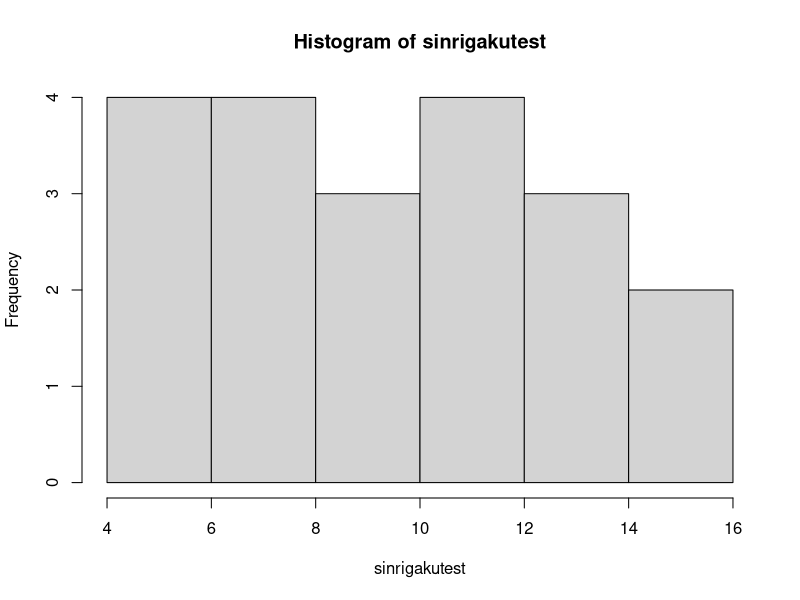
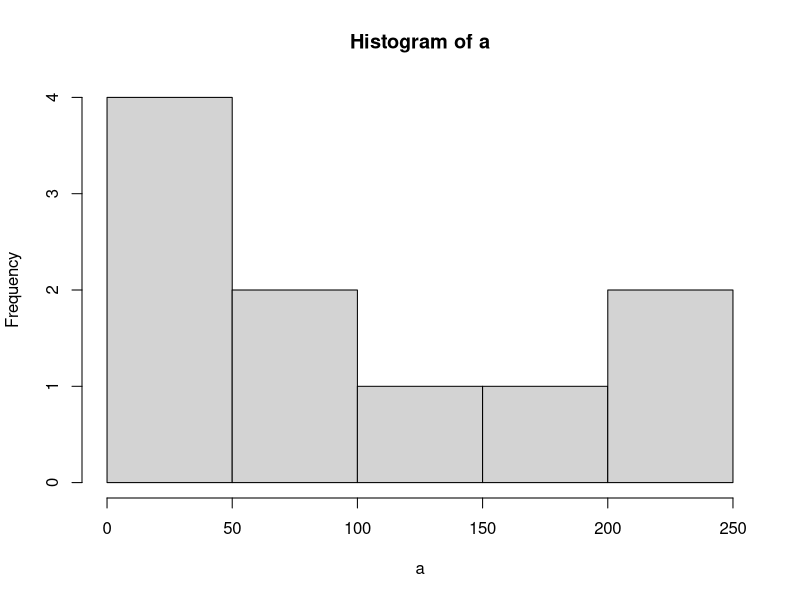
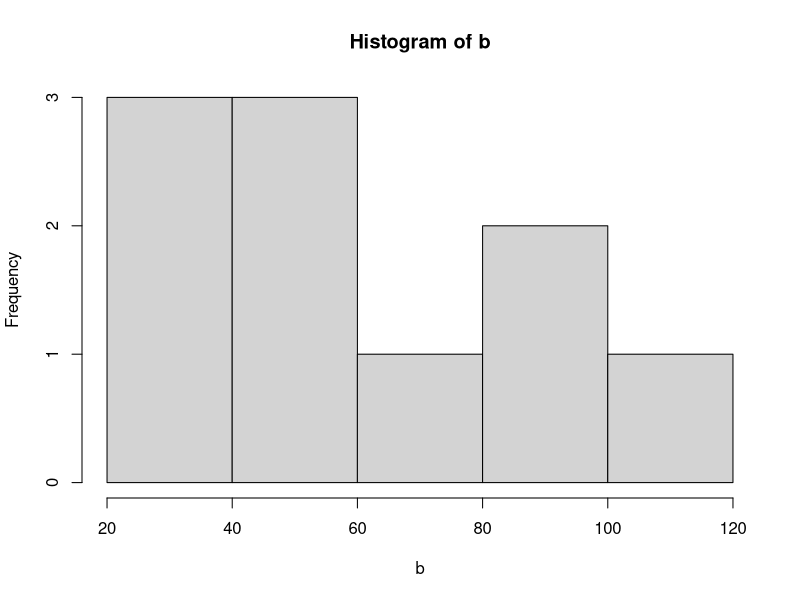

The R source for these figures, in order:
sidouhou <- c("C","B","B","A","B","C","A","D","D","D","A","A","A","C","B","D","C","C","B","D")
sidouhou
table(sidouhou)
sinrigakutest <- c(13,14,7,12,10,6,8,15,4,14,9,6,10,12,5,12,8,8,12,15)
sinrigakutest
hist(sinrigakutest)
10+13+8+15+8
sum(10,13,8,15,8)
testa <- c(10,13,8,15,8)
testa
sum(testa)
sum(testa)/5
sum(testa)/length(testa)
mean(testa)
median(testa)
table(testa)
testamean <- mean(testa)
testamean
heikinkaranohensa <- testa - testamean
heikinkaranohensa
var(testa)
sd(testa)

sinritest <- c(13,14,7,12,10,6,8,15,4,14,9,6,10,12,5,12,8,8,12,15)
sinritest
sinrimean <- mean(sinritest)
sinrimean

#練習問題

#(1)
a <- c(60,100,50,40,50,230,120,240,200,30)
b <- c(50,60,40,50,100,80,30,20,100,120)
hist(a)
hist(b)

#(2)
mean(a)
mean(b)
sd(a)
sd(b)

#(3)
az <- (a-mean(a))/sd(a)
az
bz <- (b-mean(b))/sd(b)
bz